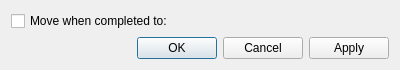
<?xml version="1.0" encoding="UTF-8"?>
<ui version="4.0">
 <class>PropertiesExtender</class>
 <widget class="QWidget" name="PropertiesExtender">
  <property name="geometry">
   <rect>
    <x>0</x>
    <y>0</y>
    <width>400</width>
    <height>64</height>
   </rect>
  </property>
  <property name="windowTitle">
   <string>Properties</string>
  </property>
  <layout class="QVBoxLayout" name="verticalLayout">
   <item>
    <layout class="QHBoxLayout" name="horizontalLayout">
     <item>
      <widget class="QCheckBox" name="move_on_completion_enabled">
       <property name="text">
        <string>Move when completed to:</string>
       </property>
      </widget>
     </item>
     <item>
      <widget class="KUrlRequester" name="move_on_completion_url">
       <property name="mode">
        <set>KFile::Directory|KFile::ExistingOnly|KFile::LocalOnly</set>
       </property>
      </widget>
     </item>
    </layout>
   </item>
   <item>
    <widget class="QDialogButtonBox" name="buttons">
     <property name="standardButtons">
      <set>QDialogButtonBox::Apply|QDialogButtonBox::Cancel|QDialogButtonBox::Ok</set>
     </property>
    </widget>
   </item>
  </layout>
 </widget>
 <customwidgets>
  <customwidget>
   <class>KUrlRequester</class>
   <extends>QFrame</extends>
   <header>kurlrequester.h</header>
  </customwidget>
 </customwidgets>
 <resources/>
 <connections/>
</ui>
